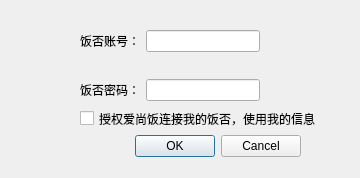
<?xml version="1.0" encoding="UTF-8"?>
<ui version="4.0">
 <class>Dialog</class>
 <widget class="QDialog" name="Dialog">
  <property name="geometry">
   <rect>
    <x>0</x>
    <y>0</y>
    <width>360</width>
    <height>178</height>
   </rect>
  </property>
  <property name="maximumSize">
   <size>
    <width>360</width>
    <height>178</height>
   </size>
  </property>
  <property name="windowTitle">
   <string>登录饭否</string>
  </property>
  <widget class="QDialogButtonBox" name="buttonBox">
   <property name="geometry">
    <rect>
     <x>130</x>
     <y>130</y>
     <width>171</width>
     <height>32</height>
    </rect>
   </property>
   <property name="orientation">
    <enum>Qt::Horizontal</enum>
   </property>
   <property name="standardButtons">
    <set>QDialogButtonBox::Cancel|QDialogButtonBox::Ok</set>
   </property>
  </widget>
  <widget class="QCheckBox" name="checkBox">
   <property name="geometry">
    <rect>
     <x>80</x>
     <y>110</y>
     <width>240</width>
     <height>17</height>
    </rect>
   </property>
   <property name="text">
    <string>授权爱尚饭连接我的饭否，使用我的信息</string>
   </property>
  </widget>
  <widget class="QWidget" name="">
   <property name="geometry">
    <rect>
     <x>80</x>
     <y>30</y>
     <width>180</width>
     <height>71</height>
    </rect>
   </property>
   <layout class="QVBoxLayout" name="verticalLayout">
    <item>
     <layout class="QHBoxLayout" name="horizontalLayout">
      <item>
       <widget class="QLabel" name="label">
        <property name="text">
         <string>饭否账号：</string>
        </property>
       </widget>
      </item>
      <item>
       <widget class="QLineEdit" name="leUsername"/>
      </item>
     </layout>
    </item>
    <item>
     <spacer name="verticalSpacer">
      <property name="orientation">
       <enum>Qt::Vertical</enum>
      </property>
      <property name="sizeHint" stdset="0">
       <size>
        <width>20</width>
        <height>40</height>
       </size>
      </property>
     </spacer>
    </item>
    <item>
     <layout class="QHBoxLayout" name="horizontalLayout_2">
      <item>
       <widget class="QLabel" name="label_2">
        <property name="text">
         <string>饭否密码：</string>
        </property>
       </widget>
      </item>
      <item>
       <widget class="QLineEdit" name="lePassword">
        <property name="echoMode">
         <enum>QLineEdit::Password</enum>
        </property>
       </widget>
      </item>
     </layout>
    </item>
   </layout>
  </widget>
 </widget>
 <resources/>
 <connections>
  <connection>
   <sender>buttonBox</sender>
   <signal>accepted()</signal>
   <receiver>Dialog</receiver>
   <slot>accept()</slot>
   <hints>
    <hint type="sourcelabel">
     <x>248</x>
     <y>254</y>
    </hint>
    <hint type="destinationlabel">
     <x>157</x>
     <y>274</y>
    </hint>
   </hints>
  </connection>
  <connection>
   <sender>buttonBox</sender>
   <signal>rejected()</signal>
   <receiver>Dialog</receiver>
   <slot>reject()</slot>
   <hints>
    <hint type="sourcelabel">
     <x>316</x>
     <y>260</y>
    </hint>
    <hint type="destinationlabel">
     <x>286</x>
     <y>274</y>
    </hint>
   </hints>
  </connection>
 </connections>
</ui>
